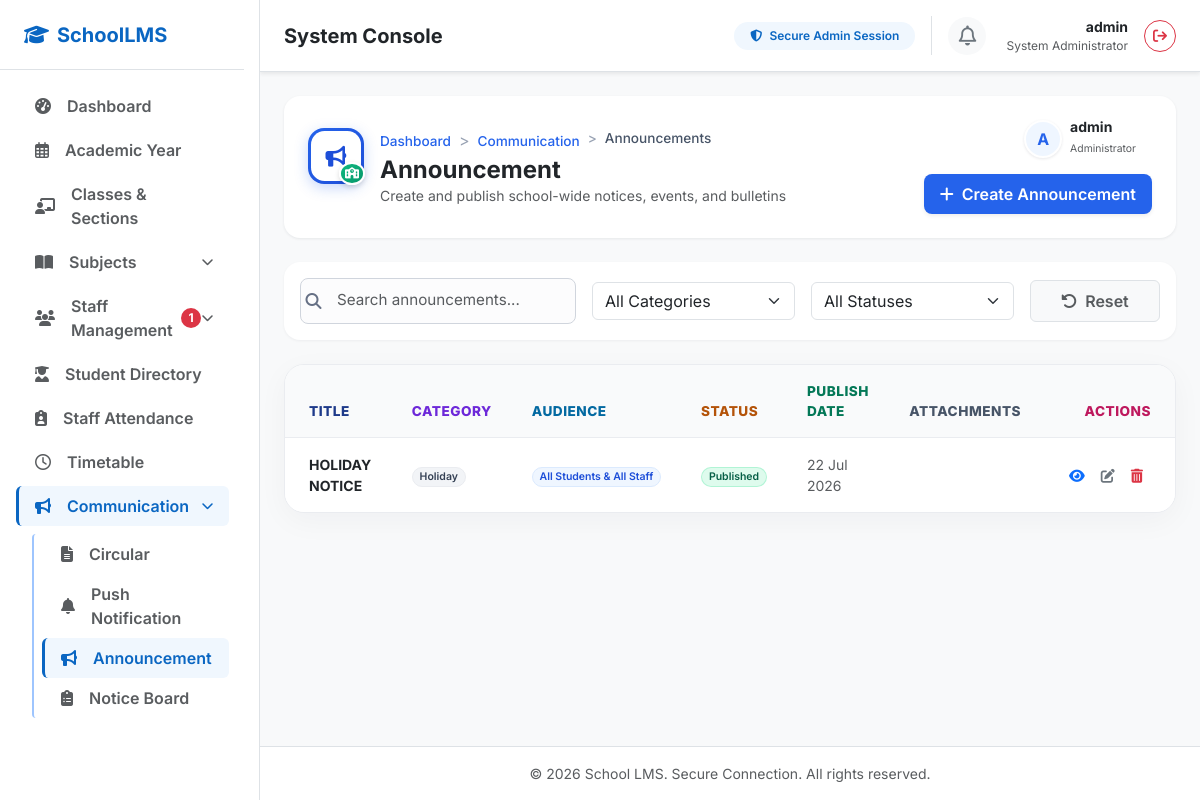
Page /admin/communication/announcements (signed in) on the committed database.
### app.py (models this page shows, shortened)
class Announcement(db.Model):
    __tablename__ = 'announcements'
    id = db.Column(db.Integer, primary_key=True)
    title = db.Column(db.String(255), nullable=False)
    description = db.Column(db.Text, nullable=True)
    category = db.Column(db.String(50), nullable=False, default='General') # General, Academic, Event, Holiday
    target_audience = db.Column(db.String(100), nullable=False, default='All Students')
    status = db.Column(db.String(50), nullable=False, default='Published') # Published, Draft, Scheduled, Archived
    scheduled_date = db.Column(db.DateTime, nullable=True)
    attachment_path = db.Column(db.String(255), nullable=True)
    created_at = db.Column(db.DateTime, default=datetime.utcnow)

### app.py (the view, shortened to what this page needs)
@app.route('/admin/communication/announcements', methods=['GET', 'POST'])
def admin_announcements():
    if not session.get('admin_logged_in'):
        flash("Access denied. Please log in first.", "warning")
        return redirect(url_for('login'))
    announcements_upload_dir = os.path.join(app.root_path, 'static', 'uploads', 'announcements')
    os.makedirs(announcements_upload_dir, exist_ok=True)
    search_query = request.args.get('search', '').strip()
    active_category = request.args.get('category', '').strip()
    active_status = request.args.get('status', '').strip()
    query = Announcement.query
    if active_status:
        query = query.filter_by(status=active_status)
    if active_category:
        query = query.filter_by(category=active_category)
    if search_query:
        query = query.filter(
            (Announcement.title.like(f"%{search_query}%")) |
            (Announcement.description.like(f"%{search_query}%"))
        )
    announcements_list = query.order_by(Announcement.created_at.desc()).all()
    classrooms = ClassRoom.query.order_by(ClassRoom.display_order, ClassRoom.class_name).all()
    return render_template('admin/announcements.html',
                           announcements=announcements_list,
                           classrooms=classrooms,
                           search_query=search_query,
                           active_category=active_category,
                           active_status=active_status,
                           admin_username=session.get('admin_username'))

### templates/admin/announcements.html (shortened to what this page needs)
{% extends "admin/base.html" %}
{% block header_title %}System Console{% endblock %}
{% block content %}
<div class="card announcement-header p-4 mb-4 border-0">
    <div class="row align-items-center g-3">
        <div class="col-12 col-md-7 d-flex align-items-start gap-3">
            <div class="logo-badge-container flex-shrink-0">
                <div class="logo-gradient-ring">
                    <div class="logo-badge">
                        <i class="fa-solid fa-bullhorn logo-primary-icon"></i>
                        <i class="fa-solid fa-school logo-secondary-icon"></i>
                    </div>
                </div>
            </div>
            <div>
                <nav aria-label="breadcrumb" class="mb-1">
                    <ol class="breadcrumb mb-0">
                        <li class="breadcrumb-item"><a href="{{ url_for('dashboard') }}">Dashboard</a></li>
                        <li class="breadcrumb-item"><a href="#">Communication</a></li>
                        <li class="breadcrumb-item active" aria-current="page">Announcements</li>
                    </ol>
                </nav>
                <h4 class="fw-bold text-dark mb-0">Announcement</h4>
                <p class="text-muted small mb-0">Create and publish school-wide notices, events, and bulletins</p>
            </div>
        </div>
        <div class="col-12 col-md-5 d-flex align-items-center justify-content-md-end gap-3 flex-wrap">
            <div class="d-flex align-items-center gap-2 pe-3">
                <div class="avatar-circle">
                    {{ admin_username[0]|upper if admin_username else 'A' }}
                </div>
                <div class="d-none d-lg-block">
                    <div class="fw-bold text-dark small" style="line-height: 1;">{{ admin_username or 'Admin' }}</div>
                    <span class="text-muted small" style="font-size: 0.65rem;">Administrator</span>
                </div>
            </div>
            <button class="btn btn-create-announcement d-flex align-items-center gap-2 px-3 py-2 text-white shadow-sm" data-bs-toggle="modal" data-bs-target="#createAnnouncementModal">
                <i class="fa-solid fa-plus"></i> Create Announcement
            </button>
        </div>
    </div>
</div>
<div class="card filter-card p-3 mb-4 border-0">
    <form method="GET" action="{{ url_for('admin_announcements') }}" id="filterForm">
        <div class="row g-3 align-items-center">
            <div class="col-12 col-md-4 position-relative search-box-container">
                <input type="text" name="search" class="form-control search-input" placeholder="Search announcements..." value="{{ search_query or '' }}">
            </div>
            <div class="col-6 col-md-3">
                <select name="category" class="form-select" onchange="this.form.submit()">
                    <option value="">All Categories</option>
                </select>
            </div>
            <div class="col-6 col-md-3">
                <select name="status" class="form-select" onchange="this.form.submit()">
                    <option value="">All Statuses</option>
                </select>
            </div>
            <div class="col-12 col-md-2">
                <a href="{{ url_for('admin_announcements') }}" class="btn btn-light border w-100 fw-semibold text-muted text-decoration-none d-flex align-items-center justify-content-center gap-2 py-2">
                    <i class="fa-solid fa-rotate-left"></i> Reset
                </a>
            </div>
        </div>
    </form>
</div>
<div class="card table-card border-0">
    <div class="table-responsive">
        <table class="table align-middle mb-0">
            <thead>
                <tr>
                    <th class="ps-4" style="color: #1e3a8a; font-weight: 800; font-size: 0.85rem;">Title</th>
                    <th style="color: #6d28d9; font-weight: 800; font-size: 0.85rem;">Category</th>
                    <th style="color: #0369a1; font-weight: 800; font-size: 0.85rem;">Audience</th>
                    <th style="color: #b45309; font-weight: 800; font-size: 0.85rem;">Status</th>
                    <th style="color: #047857; font-weight: 800; font-size: 0.85rem;">Publish Date</th>
                    <th class="text-center" style="color: #475467; font-weight: 800; font-size: 0.85rem;">Attachments</th>
                    <th class="text-end pe-4" style="color: #be185d; font-weight: 800; font-size: 0.85rem;">Actions</th>
                </tr>
            </thead>
            <tbody>
                {% for ann in announcements %}
                <tr>
                    <td class="ps-4 text-dark fw-bold">{{ ann.title }}</td>
                    <td>
                        <span class="badge badge-category rounded-pill px-2.5 py-1 fw-semibold small">
                            {{ ann.category }}
                        </span>
                    </td>
                    <td>
                        <span class="badge badge-audience rounded-pill px-2.5 py-1 fw-semibold small">
                            {{ ann.target_audience }}
                        </span>
                    </td>
                    <td>
                        {% if ann.status == 'Published' %}
                            <span class="badge badge-published rounded-pill px-2.5 py-1 fw-semibold small">Published</span>
                        {% elif ann.status == 'Draft' %}
                            <span class="badge badge-draft rounded-pill px-2.5 py-1 fw-semibold small">Draft</span>
                        {% elif ann.status == 'Scheduled' %}
                            <span class="badge badge-scheduled rounded-pill px-2.5 py-1 fw-semibold small" title="Scheduled to publish later">Scheduled</span>
                        {% elif ann.status == 'Archived' %}
                            <span class="badge badge-archived rounded-pill px-2.5 py-1 fw-semibold small">Archived</span>
                        {% endif %}
                    </td>
                    <td class="text-muted small">
                        {% if ann.status == 'Scheduled' and ann.scheduled_date %}
                            {{ ann.scheduled_date.strftime('%d %b %Y %H:%M') }}
                        {% else %}
                            {{ ann.created_at.strftime('%d %b %Y') }}
                        {% endif %}
                    </td>
                    <td class="text-center">
                    </td>
                    <td class="text-end pe-4">
                        <div class="d-flex justify-content-end gap-1.5">
                            <button class="btn btn-sm btn-outline-primary border-0 rounded-3 px-2 py-1" title="View Announcement" onclick="openViewModal({{ ann.id }})">
                                <i class="fa-solid fa-eye"></i>
                            </button>
                            <button class="btn btn-sm btn-outline-secondary border-0 rounded-3 px-2 py-1" title="Edit Announcement" onclick="openEditModal({{ ann.id }})">
                                <i class="fa-solid fa-pen-to-square"></i>
                            </button>
                            <form method="POST" action="{{ url_for('delete_announcement', announcement_id=ann.id) }}" onsubmit="return confirm('Are you sure you want to delete this announcement?');" class="d-inline">
                                <button type="submit" class="btn btn-sm btn-outline-danger border-0 rounded-3 px-2 py-1" title="Delete Announcement">
                                    <i class="fa-solid fa-trash-can"></i>
                                </button>
                            </form>
                        </div>
                    </td>
                </tr>
                {% endfor %}
            </tbody>
        </table>
    </div>
</div>
{% endblock %}

### static/css/style.css (style rules this page uses)
:root { --blue-primary: #0a66c2; --blue-hover: #004182; --blue-dark: #002244; --blue-light: #f0f7fe; --blue-accent: #3b82f6; --bg-light: #f8fafc; --text-dark: #1e293b; --text-muted: #64748b; --success-light: #d1fae5; --success-text: #065f46; --warning-light: #fef3c7; --warning-text: #92400e; --info-light: #e0f2fe; --info-text: #0369a1; }
body { font-family: 'Inter', sans-serif; color: var(--text-dark); background-color: var(--bg-light) !important; }
.form-control { font-size: 0.95rem; padding: 0.65rem 0.75rem; border: 1px solid #cbd5e1; border-radius: 8px; transition: all 0.15s ease-in-out; }

### templates/admin/announcements.html (style rules this page uses)
:root { --card-border: #eaecf0; --text-primary: #101828; --text-secondary: #475467; --primary-blue: #2563eb; --bg-hover: #f9fafb; }
.announcement-header { background-color: #ffffff; border-radius: 1rem; box-shadow: 0 1px 3px rgba(16, 24, 40, 0.08); border: 1px solid var(--card-border); }
.breadcrumb-item + .breadcrumb-item::before { content: ">"; color: #98a2b3; }
.breadcrumb-item a { text-decoration: none; color: var(--primary-blue); font-weight: 500; font-size: 0.85rem; }
.breadcrumb-item.active { font-size: 0.85rem; color: var(--text-secondary); font-weight: 500; }
.filter-card { background-color: #ffffff; border-radius: 1rem; border: 1px solid var(--card-border); box-shadow: 0 1px 3px rgba(16, 24, 40, 0.05); }
.search-box-container { position: relative; }
.search-input { border-radius: 0.5rem; padding-left: 2.25rem; background-color: #fcfcfd; border: 1px solid #d0d5dd; transition: all 0.2s ease; }
.avatar-circle { width: 38px; height: 38px; border-radius: 50%; background-color: #eff6ff; color: var(--primary-blue); font-weight: 700; display: flex; align-items: center; justify-content: center; border: 2px solid #ffffff; box-shadow: 0 1px 3px rgba(16, 24, 40, 0.1); }
.btn-create-announcement { background-color: var(--primary-blue); color: #ffffff; border: 0; border-radius: 0.5rem; font-weight: 600; transition: all 0.2s; }
.table-card { background-color: #ffffff; border-radius: 1rem; border: 1px solid var(--card-border); box-shadow: 0 4px 12px rgba(16, 24, 40, 0.03); overflow: hidden; }
.table th { font-weight: 600; color: var(--text-secondary); font-size: 0.825rem; text-transform: uppercase; letter-spacing: 0.5px; background-color: #f9fafb !important; border-bottom: 1px solid var(--card-border); padding: 1rem 1.25rem; }
.table td { padding: 1rem 1.25rem; color: var(--text-secondary); font-size: 0.875rem; border-bottom: 1px solid var(--card-border); }
.table tbody tr:last-child td { border-bottom: 0; }
.table tbody tr { transition: background-color 0.2s ease; }
.badge-published { background-color: #ecfdf5; color: #047857; border: 1px solid #a7f3d0; }
.badge-category { background-color: #f2f4f7; color: #344054; border: 1px solid #eaecf0; }
.badge-audience { background-color: #eff6ff; color: #1d4ed8; border: 1px solid #dbeafe; }
.logo-badge-container { position: relative; width: 56px; height: 56px; }
.logo-gradient-ring { width: 100%; height: 100%; border-radius: 1rem; background: linear-gradient(135deg, #2563eb 0%, #1d4ed8 100%); padding: 3px; display: flex; align-items: center; justify-content: center; box-shadow: 0 4px 14px rgba(37, 99, 235, 0.25); transition: all 0.3s cubic-bezier(0.4, 0, 0.2, 1); }
.logo-badge { width: 100%; height: 100%; border-radius: 0.85rem; background-color: #ffffff; display: flex; align-items: center; justify-content: center; position: relative; }
.logo-primary-icon { font-size: 1.3rem; color: #1d4ed8; }
.logo-secondary-icon { position: absolute; bottom: -4px; right: -4px; font-size: 0.7rem; color: #ffffff; background: linear-gradient(135deg, #10b981 0%, #059669 100%); border-radius: 50%; padding: 4px; box-shadow: 0 2px 5px rgba(0,0,0,0.15); border: 2px solid #ffffff; }
.table-card { box-shadow: 0 8px 30px rgba(16, 24, 40, 0.04) !important; border-radius: 1.25rem !important; border: 1px solid var(--card-border) !important; }
.table td, .table th { transition: background-color 0.2s ease; }
.btn-outline-primary, .btn-outline-secondary, .btn-outline-danger { transition: all 0.2s ease; }
.badge-published { background-color: rgba(209, 250, 229, 0.7) !important; color: #065f46 !important; border: 1px solid rgba(167, 243, 208, 0.8) !important; }

### rows in the picture
Announcement: title "HOLIDAY NOTICE", category "Holiday", target_audience "All Students & All Staff", status "Published", created_at "22 Jul 2026"

### other values in the picture
{{ unassigned_staff_count }} "1"
{{ admin_username or 'Admin' }} "admin"
{{ admin_username[0]|upper if admin_username else 'A' }} "A"
